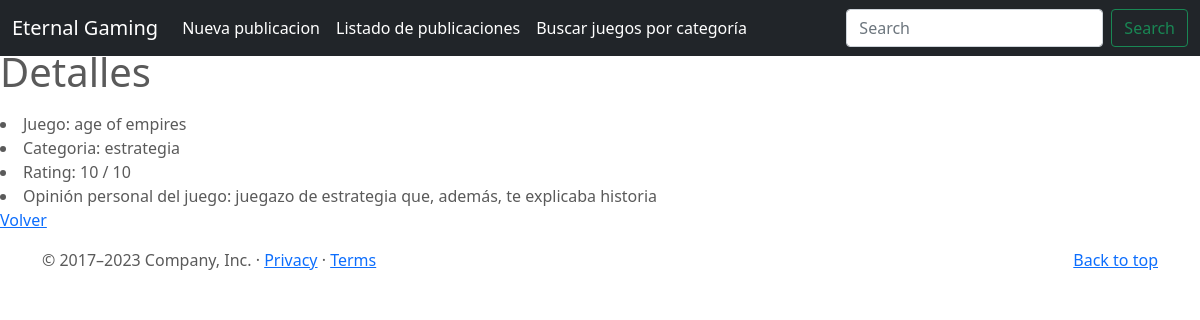
The page /juegos/7/detail on the database its author committed.
### entrega_final_app/models.py (models this page shows, shortened)
class Juegos(models.Model):
    nombre = models.CharField(max_length=50)
    tipo = models.CharField(max_length=50)
    rating = models.CharField(max_length=2)
    categoria = models.CharField(max_length=50)
    opinion = models.TextField(max_length=500)

### entrega_final_app/views.py (the view)
# urls.py: path('juegos/<pk>/detail',JuegosDetail.as_view(), name = "juegos-detail"),
class JuegosDetail (DetailView):
    model = Juegos

### entrega_final_app/templates/entrega_final_app/juegos_detail.html (shortened to what this page needs)
{% extends 'entrega_final_app/base.html' %}
{% block titulo %} Detalles {%endblock%}
{%block listado%}
<p>
    <li> Juego: {{object.nombre}} </li>
    <li> Categoria: {{object.categoria}} </li>
    <li> Rating: {{object.rating}} / 10 </li>
    <li> Opinión personal del juego: {{object.opinion}} </li>
    <a href="{% url 'juegos' %}"> Volver </a>
</p>
{% endblock %}

### entrega_final_app/static/entrega_final_app/css/juegos.css (style rules this page uses)
body { padding-top: 3rem; padding-bottom: 3rem; color: #5a5a5a; }

### rows shown on the page
Juegos: nombre "age of empires", categoria "estrategia", rating "10", opinion "juegazo de estrategia que, además, te explicaba historia"
